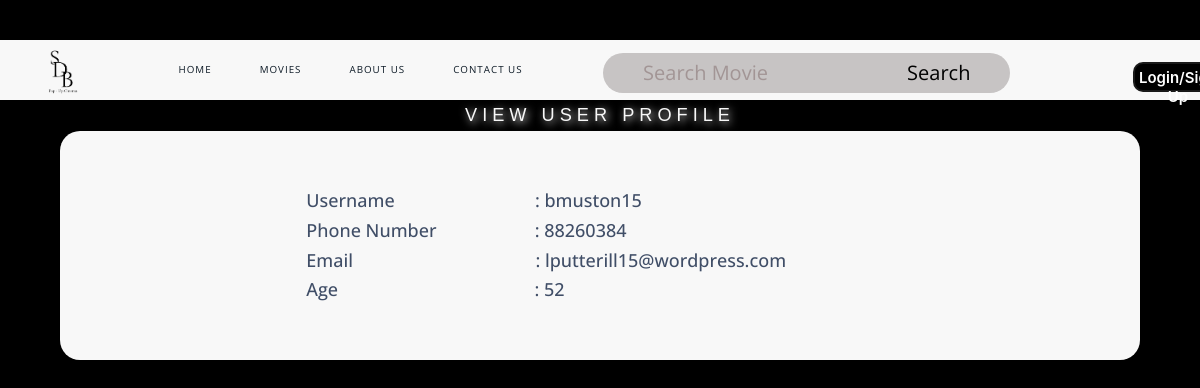
/ViewStaffProfile.php?username=bmuston15, run on the app's committed database.
### tables this page shows
CREATE TABLE `staff` (
  `phoneNo` int(8) DEFAULT NULL,
  `username` varchar(15) DEFAULT NULL,
  `hashedPassw` varchar(64) DEFAULT NULL,
  `email` varchar(30) DEFAULT NULL,
  `age` int(2) DEFAULT NULL,
  `aUsername` varchar(15) DEFAULT NULL,
  `dateLastModified` date DEFAULT NULL
);

### entityClass.php (called while the page is built, shortened)
<?php
class testDB{
    private $conn;
    function __construct($servername = "localhost", $dbusername = "root", $password = "", $dbname = "testdb") {
        $this->conn = new mysqli($servername, $dbusername, $password, $dbname);
    }
    function retrieveStaff($username){
        $result = $this->conn->query("SELECT * from `staff` where `username` = '$username'");
        $row = $result->fetch_all(MYSQLI_BOTH);
        return $row;
    }
}
?>

### dbFunctions.php (called while the page is built, shortened)
<?php
include ("entityClass.php");
class controller{
    private $testDB;
    function __construct(){
        $this->testDB = new testDB();
    }
    function run($method,$var1=0,$var2=0,$var3=0,$var4=0,$var5=0,$var6=0,$var7=0,$var8=0,$var9=0,$var10=0,$var11=0,$var12=0,$var13=0,$var14=0,$var15=0,$var16=0){
        if($method == "validateUserLogin"){
            $result = $this->testDB -> validateUserLogin($var1,$var2,$var3);
        }
        else if($method == "validateRegistration"){
            $result = $this->testDB->validateRegistration($var1);
        }
        else if($method == "processRegistration"){
            $result = $this->testDB->processRegistration($var1,$var2,$var3,$var4,$var5,$var6,$var7,$var8);
        }
        else if($method == "getMovie1"){
            $result = $this->testDB->getMovie1();
        }
        else if($method == "getMovie0"){
            $result = $this->testDB->getMovie0();
        }
        else if($method == "fetchUserDetails"){
            $result = $this->testDB->fetchUserDetails($var1,$var2,$var3);
        }
        else if($method == "searchMovies"){
            $result = $this->testDB->searchMovies($var1);
        }
        else if($method == "searchMovies10"){
            $result = $this->testDB->searchMovies10($var1,$var2);
        }
        else if($method == "searchMovies10Num"){
            $result = $this->testDB->searchMovies10Num($var1,$var2);
        }
        else if($method == "updatePassword"){
            $result = $this->testDB->updatePassword($var1,$var2,$var3,$var4);
        }
        else if($method == "validatePasswordChange"){
            $result = $this->testDB->validatePasswordChange($var1,$var2);
        }
        else if($method == "getBookings"){
            $result = $this->testDB->getBookings();
        }
        else if($method == "getBookingFromID"){
            $result = $this->testDB->getBookingFromID($var1);
        }
        else if($method == "updateBookings"){
            $result = $this->testDB->updateBookings($var1,$var2,$var3,$var4,$var5,$var6,$var7,$var8,$var9,$var10,$var11,$var12,$var13,$var14);
        }
        else if($method == "deleteBooking"){
            $result = $this->testDB->deleteBooking($var1);
        }
        else if($method == "confirmDeletion"){
            $result = $this->testDB->confirmDeletion($var1);
        }
        else if($method == "claimBooking"){
            $result = $this->testDB->claimBooking($var1,$var2);
        }
        else if($method == "getAllMovies"){
            $result = $this->testDB->getAllMovies();
        }
        else if($method == "updateMovie"){
            $result = $this->testDB->updateMovie($var1,$var2,$var3,$var4,$var5,$var6,$var7,$var8,$var9,$var10,$var11,$var12,$var13,$var14,$var15,$var16);
        }
        else if($method == "deleteMovie"){
            $result = $this->testDB->deleteMovie($var1);
        }
        else if($method == "confirmMovieDeletion"){
            $result = $this->testDB->confirmMovieDeletion($var1);
        }
        else if($method == "escapeString"){
            $result = $this->testDB->escapeString($var1);
        }
        else if($method == "addMovie"){
            $result = $this->testDB->addMovie($var1,$var2,$var3,$var4,$var5,$var6,$var7,$var8,$var9,$var10,$var11,$var12,$var13,$var14,$var15,$var16);
        }
        else if($method == "getRoomPlandb"){
            $result = $this->testDB->getRoomPlandb();
        }
        else if($method == "getRoomPlanFromID"){
            $result = $this->testDB->getRoomPlanFromID($var1);
        }
        else if($method == "updateRoomPlan"){
            $result = $this->testDB->updateRoomPlan($var1,$var2,$var3,$var4,$var5,$var6,$var7);
        }
        else if($method == "resetRoomPlan"){
            $result = $this->testDB->resetRoomPlan($var1,$var2,$var3);
        }
        else if($method == "getMovieTitleFromID"){
            $result = $this->testDB->getMovieTitleFromID($var1);
        }
        else if($method == "getBookingFromUsername"){
            $result = $this->testDB->getBookingFromUsername($var1);
        }
        else if($method == "updatePref"){
            $result = $this->testDB->updatePref($var1,$var2,$var3);
        }
        else if($method == "getPref"){
            $result = $this->testDB->getPref($var1);
        }
        else if($method == "getCustomerList"){
            $result = $this->testDB->getCustomerList();
        }
        else if($method == "getAllFood"){
            $result = $this->testDB->getAllFood();
        }
        else if($method == "getFoodFromName"){
            $result = $this->testDB->getFoodFromName($var1);
        }
        else if($method == "updateFood"){
            $result = $this->testDB->updateFood($var1,$var2,$var3,$var4,$var5,$var6);
        }
        else if($method == "deleteFood"){
            $result = $this->testDB->deleteFood($var1);
        }
        else if($method == "confirmDeleteFood"){
            $result = $this->testDB->confirmDeleteFood($var1);
        }
        else if($method == "addFood"){
            $result = $this->testDB->addFood($var1,$var2,$var3,$var4,$var5,$var6);
        }
        else if($method == "countRowFood"){
            $result = $this->testDB->countRowFood($var1);
        }
        else if($method == "getDistinctYear"){
            $result = $this->testDB->getDistinctYear();
        }
        else if($method == "getBookingReportAllTime"){
            $result = $this->testDB->getBookingReportAllTime();
        }
        else if($method == "popularMoviesAllTime"){
            $result = $this->testDB->popularMoviesAllTime();
        }
        else if($method == "busyDatesAllTime"){
            $result = $this->testDB->busyDatesAllTime();
        }
        else if($method == "getBookingReportYear"){
            $result = $this->testDB->getBookingReportYear($var1);
        }
        else if($method == "popularMoviesYear"){
            $result = $this->testDB->popularMoviesYear($var1);
        }
        else if($method == "busyDatesYear"){
            $result = $this->testDB->busyDatesYear($var1);
        }
        else if($method == "getBookingReportYearMonth"){
            $result = $this->testDB->getBookingReportYearMonth($var1,$var2);
        }
        else if($method == "popularMoviesYearMonth"){
            $result = $this->testDB->popularMoviesYearMonth($var1,$var2);
        }
        else if($method == "busyDatesYearMonth"){
            $result = $this->testDB->busyDatesYearMonth($var1,$var2);
        }
        else if($method == "getBookingReportDay"){
            $result = $this->testDB->getBookingReportDay($var1);
        }
        else if($method == "popularMoviesDay"){
            $result = $this->testDB->popularMoviesDay($var1);
        }
        else if($method == "busyDatesDay"){
            $result = $this->testDB->busyDatesDay($var1);
        }
        else if($method == "resetRoomSpec"){
            $result = $this->testDB->resetRoomSpec($var1);
        }
        else if($method == "updateRoomSpec0"){
            $result = $this->testDB->updateRoomSpec0($var1,$var2,$var3);
        }
        else if($method == "getMovieFromID"){
            $result = $this->testDB->getMovieFromID($var1);
        }
        else if($method == "getRoomPlan"){
            $result = $this->testDB->getRoomPlan($var1);
        }
        else if($method == "getRoomSpecs"){
            $result = $this->testDB->getRoomSpecs($var1);
        }
        else if($method == "updateSeatStatusUnavailable"){
            $result = $this->testDB->updateSeatStatusUnavailable($var1, $var2);
        }
        else if($method == "resetSeatingStatus"){
            $result = $this->testDB->resetSeatingStatus($var1);
        }
        else if($method == "getAvailableFoodDetails"){
            $result = $this->testDB->getAvailableFoodDetails();
        }
        else if($method == "getBookingDetails"){
            $result = $this->testDB->getBookingDetails($var1);
        }
        else if($method == "getSeatStatus"){
            $result = $this->testDB->getSeatStatus($var1,$var2,$var3);
        }
        else if($method == "getSeatName"){
            $result = $this->testDB->getSeatName($var1,$var2,$var3);
        }
        else if($method == "updateBookingdb"){
            $result = $this->testDB->updateBookingdb($var1,$var2,$var3,$var4,$var5,$var6,$var7,$var8,$var9,$var10,$var11,$var12,$var13,$var14);
        }
        else if($method == "redeemPoints"){
            $result = $this->testDB->redeemPoints($var1,$var2);
        }
        else if($method == "gainPoints"){
            $result = $this->testDB->gainPoints($var1,$var2);
        }
        else if($method == "updateSeatStatus"){
            $result = $this->testDB->updateSeatStatus($var1,$var2);
        }
        else if($method == "retrieveStaff"){
            $result = $this->testDB->retrieveStaff($var1);
        }
        return $result;
   }
}
?>

### ViewStaffProfile.php (the view, shortened to what this page needs)
<?php
include("navbar.php");
class ViewStaffProfile{
    function display(){
        include("dbFunctions.php");
        $message = "";
        $controller = new controller ();
        if($_SERVER['REQUEST_METHOD'] === 'GET'){
            $username = $_GET['username'];
            $result = $controller->run("retrieveStaff", $username);
            $message =  '<form action="?" method="POST">';
            $message = $message.'<h4 style="text-align: left; white-space: pre;">Username                              : '.$result[0]['username'].'</h4>';
            $message = $message.'<h4 style="text-align: left; white-space: pre;">Phone Number                     : '.$result[0]['phoneNo'].'</h4>';
            $message = $message.'<h4 style="text-align: left; white-space: pre;">Email                                       : '.$result[0]['email'].'</h4>';
            $message = $message.'<h4 style="text-align: left; white-space: pre;">Age                                          : '.$result[0]['age'].'</h4>';
            $message = $message.'</form>';
        }
        echo '
    <!DOCTYPE html>
    <html lang="en">
    <head>
    <link rel="stylesheet" href="https://maxcdn.bootstrapcdn.com/font-awesome/4.7.0/css/font-awesome.min.css">
    <link rel="stylesheet" href="https://maxcdn.bootstrapcdn.com/bootstrap/3.3.7/css/bootstrap.min.css">
    <link rel="stylesheet" href="https://cdnjs.cloudflare.com/ajax/libs/font-awesome/4.7.0/css/font-awesome.min.css">
    </head>
    <body>';
    echo'
        <center>
            <div id="content">
        <h2>View<span style="color:#F8F8F8;"> User Profile</span></h2>
        </div>
     <div class="form">
                    <div class="row">
                        <div class="col">';
                        echo $message;
          echo'
    </body>
    </html>';
    }
}
$display = new ViewStaffProfile();
$display->display();
?>

### CSS/coba.css (style rules this page uses)
* { -webkit-box-sizing: border-box; box-sizing: border-box; }
body { font-family: Consolas, "Andale Mono", "Lucida Console", "Lucida Sans Typewriter", Monaco, "Courier New", "monospace"; }
* { border: 0; box-sizing: border-box; margin: 0; padding: 0; }
body { background: #000000; font-family: Consolas, "Andale Mono", "Lucida Console", "Lucida Sans Typewriter", Monaco, "Courier New", "monospace"; }
::placeholder { color: #A29595; }
* { box-sizing: border-box; padding: 0; margin: 0 auto; }
h2 { font: mono Baskerville, "Palatino Linotype", Palatino, "Century Schoolbook L", "Times New Roman", "serif"; text-align: center; color: aliceblue; text-shadow: 2px 2px 8px white; font-size: 40px; padding-top: 10px; padding-bottom: 20px; }
* { box-sizing: border-box; }
.row { display: flex; }

### ViewStaffProfile.php (style rules this page uses)
body { color: #404E67; background: #000000; font-family: "Open Sans", sans-serif; text-align: center; padding: 40px 0; margin: 0 auto; background: black; }
h2 { color: #88B04B; font-family: "Nunito Sans", "Helvetica Neue", sans-serif; font-weight: 900; font-size: 30px; margin-bottom: 10px; }
#content h2 { margin: 0 0 0 0; font: 130% verdana, "Trebuchet MS", arial, tahoma, sans-serif; padding: 5px; text-transform: uppercase; letter-spacing: 5px; color: #F8F8F8; background: inherit; }
.form { background-color: #F8F8F8; margin: 0 5%; padding: 30px 60px; border-radius: 20px; }
.row { display: grid; grid-template-columns: auto auto auto auto; }
.col { padding: 20px 40px; text-align: leftwards; margin: auto; }

### data on the page
staff: username "bmuston15", phoneNo "88260384", email "lputterill15@wordpress.com", age "52"
